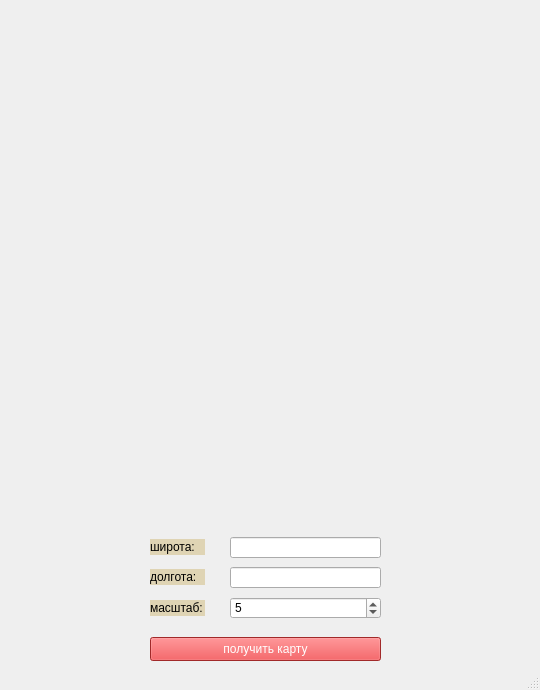
<?xml version="1.0" encoding="UTF-8"?>
<ui version="4.0">
 <class>MainWindow</class>
 <widget class="QMainWindow" name="MainWindow">
  <property name="geometry">
   <rect>
    <x>0</x>
    <y>0</y>
    <width>540</width>
    <height>690</height>
   </rect>
  </property>
  <property name="windowTitle">
   <string>КартоКодарЪ  </string>
  </property>
  <property name="styleSheet">
   <string notr="true">QMainWindow {background-image: url(src/background.jpg);}</string>
  </property>
  <widget class="QWidget" name="centralwidget">
   <widget class="QLabel" name="image">
    <property name="geometry">
     <rect>
      <x>45</x>
      <y>10</y>
      <width>450</width>
      <height>450</height>
     </rect>
    </property>
    <property name="text">
     <string/>
    </property>
   </widget>
   <widget class="QPushButton" name="getmap">
    <property name="geometry">
     <rect>
      <x>150</x>
      <y>637</y>
      <width>231</width>
      <height>24</height>
     </rect>
    </property>
    <property name="styleSheet">
     <string notr="true">background-color:#e2393a; color: white</string>
    </property>
    <property name="text">
     <string>получить карту</string>
    </property>
   </widget>
   <widget class="QLineEdit" name="latitude">
    <property name="geometry">
     <rect>
      <x>230</x>
      <y>537</y>
      <width>151</width>
      <height>21</height>
     </rect>
    </property>
   </widget>
   <widget class="QLineEdit" name="longitude">
    <property name="geometry">
     <rect>
      <x>230</x>
      <y>567</y>
      <width>151</width>
      <height>21</height>
     </rect>
    </property>
   </widget>
   <widget class="QLabel" name="label_2">
    <property name="geometry">
     <rect>
      <x>150</x>
      <y>539</y>
      <width>55</width>
      <height>16</height>
     </rect>
    </property>
    <property name="styleSheet">
     <string notr="true">background-color:#dfd4b4</string>
    </property>
    <property name="text">
     <string>широта:</string>
    </property>
   </widget>
   <widget class="QLabel" name="label_3">
    <property name="geometry">
     <rect>
      <x>150</x>
      <y>569</y>
      <width>55</width>
      <height>16</height>
     </rect>
    </property>
    <property name="styleSheet">
     <string notr="true">background-color:#dfd4b4</string>
    </property>
    <property name="text">
     <string>долгота:</string>
    </property>
   </widget>
   <widget class="QLabel" name="label_4">
    <property name="geometry">
     <rect>
      <x>150</x>
      <y>600</y>
      <width>55</width>
      <height>16</height>
     </rect>
    </property>
    <property name="styleSheet">
     <string notr="true">background-color:#dfd4b4</string>
    </property>
    <property name="text">
     <string>масштаб:</string>
    </property>
   </widget>
   <widget class="QSpinBox" name="zoom">
    <property name="geometry">
     <rect>
      <x>230</x>
      <y>597</y>
      <width>151</width>
      <height>22</height>
     </rect>
    </property>
    <property name="minimum">
     <number>1</number>
    </property>
    <property name="maximum">
     <number>20</number>
    </property>
    <property name="value">
     <number>5</number>
    </property>
   </widget>
  </widget>
  <widget class="QStatusBar" name="statusbar"/>
 </widget>
 <resources/>
 <connections/>
</ui>
